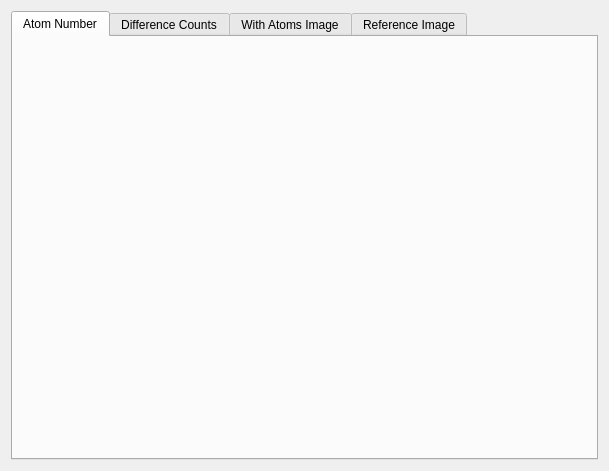
<?xml version="1.0" encoding="UTF-8"?>
<ui version="4.0">
 <class>FluorescenceViewWidget</class>
 <widget class="QWidget" name="FluorescenceViewWidget">
  <property name="geometry">
   <rect>
    <x>0</x>
    <y>0</y>
    <width>609</width>
    <height>471</height>
   </rect>
  </property>
  <property name="windowTitle">
   <string>Form</string>
  </property>
  <layout class="QGridLayout" name="gridLayout">
   <item row="0" column="0">
    <widget class="QTabWidget" name="tabWidget">
     <property name="enabled">
      <bool>true</bool>
     </property>
     <property name="currentIndex">
      <number>0</number>
     </property>
     <widget class="QWidget" name="N_tab">
      <attribute name="title">
       <string>Atom Number</string>
      </attribute>
      <layout class="QGridLayout" name="gridLayout_2">
       <item row="0" column="0">
        <widget class="ImageViewEditor" name="N_view_editor" native="true"/>
       </item>
      </layout>
     </widget>
     <widget class="QWidget" name="diff_tab">
      <attribute name="title">
       <string>Difference Counts</string>
      </attribute>
      <layout class="QGridLayout" name="gridLayout_3">
       <item row="0" column="0">
        <widget class="ImageViewEditor" name="diff_view_editor" native="true"/>
       </item>
      </layout>
     </widget>
     <widget class="QWidget" name="atom_tab">
      <attribute name="title">
       <string>With Atoms Image</string>
      </attribute>
      <layout class="QGridLayout" name="gridLayout_4">
       <item row="0" column="0">
        <widget class="ImageViewEditor" name="atom_view_editor" native="true"/>
       </item>
      </layout>
     </widget>
     <widget class="QWidget" name="reference_tab">
      <attribute name="title">
       <string>Reference Image</string>
      </attribute>
      <layout class="QGridLayout" name="gridLayout_6">
       <item row="0" column="0">
        <widget class="ImageViewEditor" name="reference_view_editor" native="true"/>
       </item>
      </layout>
     </widget>
    </widget>
   </item>
  </layout>
 </widget>
 <customwidgets>
  <customwidget>
   <class>ImageViewEditor</class>
   <extends>QWidget</extends>
   <header>package.widgets.imagevieweditor</header>
   <container>1</container>
  </customwidget>
 </customwidgets>
 <resources/>
 <connections/>
</ui>
